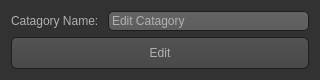
<?xml version="1.0" encoding="UTF-8"?>
<ui version="4.0">
 <class>UpdateFoodCatagory</class>
 <widget class="QWidget" name="UpdateFoodCatagory">
  <property name="geometry">
   <rect>
    <x>0</x>
    <y>0</y>
    <width>320</width>
    <height>80</height>
   </rect>
  </property>
  <property name="windowTitle">
   <string>Form</string>
  </property>
  <property name="styleSheet">
   <string notr="true">QToolTip
{
     border: 1px solid black;
     background-color: #ffa02f;
     padding: 1px;
     border-radius: 3px;
     opacity: 100;
}

QWidget
{
    color: #b1b1b1;
    background-color: #323232;
}

QWidget:item:hover
{
    background-color: QLinearGradient( x1: 0, y1: 0, x2: 0, y2: 1, stop: 0 #ffa02f, stop: 1 #ca0619);
    color: #000000;
}

QWidget:item:selected
{
    background-color: QLinearGradient( x1: 0, y1: 0, x2: 0, y2: 1, stop: 0 #ffa02f, stop: 1 #d7801a);
}

QMenuBar::item
{
    background: transparent;
}

QMenuBar::item:selected
{
    background: transparent;
    border: 1px solid #ffaa00;
}

QMenuBar::item:pressed
{
    background: #444;
    border: 1px solid #000;
    background-color: QLinearGradient(
        x1:0, y1:0,
        x2:0, y2:1,
        stop:1 #212121,
        stop:0.4 #343434/*,
        stop:0.2 #343434,
        stop:0.1 #ffaa00*/
    );
    margin-bottom:-1px;
    padding-bottom:1px;
}

QMenu
{
    border: 1px solid #000;
}

QMenu::item
{
    padding: 2px 20px 2px 20px;
}

QMenu::item:selected
{
    color: #000000;
}

QWidget:disabled
{
    color: #404040;
    background-color: #323232;
}

QAbstractItemView
{
    background-color: QLinearGradient( x1: 0, y1: 0, x2: 0, y2: 1, stop: 0 #4d4d4d, stop: 0.1 #646464, stop: 1 #5d5d5d);
}

QWidget:focus
{
    /*border: 2px solid QLinearGradient( x1: 0, y1: 0, x2: 0, y2: 1, stop: 0 #ffa02f, stop: 1 #d7801a);*/
}

QLineEdit
{
    background-color: QLinearGradient( x1: 0, y1: 0, x2: 0, y2: 1, stop: 0 #4d4d4d, stop: 0 #646464, stop: 1 #5d5d5d);
    padding: 1px;
    border-style: solid;
    border: 1px solid #1e1e1e;
    border-radius: 5;
}

QPushButton
{
    color: #b1b1b1;
    background-color: QLinearGradient( x1: 0, y1: 0, x2: 0, y2: 1, stop: 0 #565656, stop: 0.1 #525252, stop: 0.5 #4e4e4e, stop: 0.9 #4a4a4a, stop: 1 #464646);
    border-width: 1px;
    border-color: #1e1e1e;
    border-style: solid;
    border-radius: 6;
    padding: 3px;
    font-size: 12px;
    padding-left: 5px;
    padding-right: 5px;
}

QPushButton:pressed
{
    background-color: QLinearGradient( x1: 0, y1: 0, x2: 0, y2: 1, stop: 0 #2d2d2d, stop: 0.1 #2b2b2b, stop: 0.5 #292929, stop: 0.9 #282828, stop: 1 #252525);
}

QComboBox
{
    selection-background-color: #ffaa00;
    background-color: QLinearGradient( x1: 0, y1: 0, x2: 0, y2: 1, stop: 0 #565656, stop: 0.1 #525252, stop: 0.5 #4e4e4e, stop: 0.9 #4a4a4a, stop: 1 #464646);
    border-style: solid;
    border: 1px solid #1e1e1e;
    border-radius: 5;
}

QComboBox:hover,QPushButton:hover
{
    border: 2px solid QLinearGradient( x1: 0, y1: 0, x2: 0, y2: 1, stop: 0 #ffa02f, stop: 1 #d7801a);
}


QComboBox:on
{
    padding-top: 3px;
    padding-left: 4px;
    background-color: QLinearGradient( x1: 0, y1: 0, x2: 0, y2: 1, stop: 0 #2d2d2d, stop: 0.1 #2b2b2b, stop: 0.5 #292929, stop: 0.9 #282828, stop: 1 #252525);
    selection-background-color: #ffaa00;
}

QComboBox QAbstractItemView
{
    border: 2px solid darkgray;
    selection-background-color: QLinearGradient( x1: 0, y1: 0, x2: 0, y2: 1, stop: 0 #ffa02f, stop: 1 #d7801a);
}

QComboBox::drop-down
{
     subcontrol-origin: padding;
     subcontrol-position: top right;
     width: 15px;

     border-left-width: 0px;
     border-left-color: darkgray;
     border-left-style: solid; /* just a single line */
     border-top-right-radius: 3px; /* same radius as the QComboBox */
     border-bottom-right-radius: 3px;
 }

QComboBox::down-arrow
{
     image: url(:/down_arrow.png);
}

QGroupBox:focus
{
border: 2px solid QLinearGradient( x1: 0, y1: 0, x2: 0, y2: 1, stop: 0 #ffa02f, stop: 1 #d7801a);
}

QTextEdit:focus
{
    border: 2px solid QLinearGradient( x1: 0, y1: 0, x2: 0, y2: 1, stop: 0 #ffa02f, stop: 1 #d7801a);
}

QScrollBar:horizontal {
     border: 1px solid #222222;
     background: QLinearGradient( x1: 0, y1: 0, x2: 0, y2: 1, stop: 0.0 #121212, stop: 0.2 #282828, stop: 1 #484848);
     height: 7px;
     margin: 0px 16px 0 16px;
}

QScrollBar::handle:horizontal
{
      background: QLinearGradient( x1: 0, y1: 0, x2: 1, y2: 0, stop: 0 #ffa02f, stop: 0.5 #d7801a, stop: 1 #ffa02f);
      min-height: 20px;
      border-radius: 2px;
}

QScrollBar::add-line:horizontal {
      border: 1px solid #1b1b19;
      border-radius: 2px;
      background: QLinearGradient( x1: 0, y1: 0, x2: 1, y2: 0, stop: 0 #ffa02f, stop: 1 #d7801a);
      width: 14px;
      subcontrol-position: right;
      subcontrol-origin: margin;
}

QScrollBar::sub-line:horizontal {
      border: 1px solid #1b1b19;
      border-radius: 2px;
      background: QLinearGradient( x1: 0, y1: 0, x2: 1, y2: 0, stop: 0 #ffa02f, stop: 1 #d7801a);
      width: 14px;
     subcontrol-position: left;
     subcontrol-origin: margin;
}

QScrollBar::right-arrow:horizontal, QScrollBar::left-arrow:horizontal
{
      border: 1px solid black;
      width: 1px;
      height: 1px;
      background: white;
}

QScrollBar::add-page:horizontal, QScrollBar::sub-page:horizontal
{
      background: none;
}

QScrollBar:vertical
{
      background: QLinearGradient( x1: 0, y1: 0, x2: 1, y2: 0, stop: 0.0 #121212, stop: 0.2 #282828, stop: 1 #484848);
      width: 7px;
      margin: 16px 0 16px 0;
      border: 1px solid #222222;
}

QScrollBar::handle:vertical
{
      background: QLinearGradient( x1: 0, y1: 0, x2: 0, y2: 1, stop: 0 #ffa02f, stop: 0.5 #d7801a, stop: 1 #ffa02f);
      min-height: 20px;
      border-radius: 2px;
}

QScrollBar::add-line:vertical
{
      border: 1px solid #1b1b19;
      border-radius: 2px;
      background: QLinearGradient( x1: 0, y1: 0, x2: 0, y2: 1, stop: 0 #ffa02f, stop: 1 #d7801a);
      height: 14px;
      subcontrol-position: bottom;
      subcontrol-origin: margin;
}

QScrollBar::sub-line:vertical
{
      border: 1px solid #1b1b19;
      border-radius: 2px;
      background: QLinearGradient( x1: 0, y1: 0, x2: 0, y2: 1, stop: 0 #d7801a, stop: 1 #ffa02f);
      height: 14px;
      subcontrol-position: top;
      subcontrol-origin: margin;
}

QScrollBar::up-arrow:vertical, QScrollBar::down-arrow:vertical
{
      border: 1px solid black;
      width: 1px;
      height: 1px;
      background: white;
}


QScrollBar::add-page:vertical, QScrollBar::sub-page:vertical
{
      background: none;
}

QTextEdit
{
    background-color: #242424;
}

QPlainTextEdit
{
    background-color: #242424;
}

QHeaderView::section
{
    background-color: QLinearGradient(x1:0, y1:0, x2:0, y2:1, stop:0 #616161, stop: 0.5 #505050, stop: 0.6 #434343, stop:1 #656565);
    color: white;
    padding-left: 4px;
    border: 1px solid #6c6c6c;
}

QCheckBox:disabled
{
color: #414141;
}

QDockWidget::title
{
    text-align: center;
    spacing: 3px; /* spacing between items in the tool bar */
    background-color: QLinearGradient(x1:0, y1:0, x2:0, y2:1, stop:0 #323232, stop: 0.5 #242424, stop:1 #323232);
}

QDockWidget::close-button, QDockWidget::float-button
{
    text-align: center;
    spacing: 1px; /* spacing between items in the tool bar */
    background-color: QLinearGradient(x1:0, y1:0, x2:0, y2:1, stop:0 #323232, stop: 0.5 #242424, stop:1 #323232);
}

QDockWidget::close-button:hover, QDockWidget::float-button:hover
{
    background: #242424;
}

QDockWidget::close-button:pressed, QDockWidget::float-button:pressed
{
    padding: 1px -1px -1px 1px;
}

QMainWindow::separator
{
    background-color: QLinearGradient(x1:0, y1:0, x2:0, y2:1, stop:0 #161616, stop: 0.5 #151515, stop: 0.6 #212121, stop:1 #343434);
    color: white;
    padding-left: 4px;
    border: 1px solid #4c4c4c;
    spacing: 3px; /* spacing between items in the tool bar */
}

QMainWindow::separator:hover
{

    background-color: QLinearGradient(x1:0, y1:0, x2:0, y2:1, stop:0 #d7801a, stop:0.5 #b56c17 stop:1 #ffa02f);
    color: white;
    padding-left: 4px;
    border: 1px solid #6c6c6c;
    spacing: 3px; /* spacing between items in the tool bar */
}

QToolBar::handle
{
     spacing: 3px; /* spacing between items in the tool bar */
     background: url(:/images/handle.png);
}

QMenu::separator
{
    height: 2px;
    background-color: QLinearGradient(x1:0, y1:0, x2:0, y2:1, stop:0 #161616, stop: 0.5 #151515, stop: 0.6 #212121, stop:1 #343434);
    color: white;
    padding-left: 4px;
    margin-left: 10px;
    margin-right: 5px;
}

QProgressBar
{
    border: 2px solid grey;
    border-radius: 5px;
    text-align: center;
}

QProgressBar::chunk
{
    background-color: #d7801a;
    width: 2.15px;
    margin: 0.5px;
}

QTabBar::tab {
    color: #b1b1b1;
    border: 1px solid #444;
    border-bottom-style: none;
    background-color: #323232;
    padding-left: 10px;
    padding-right: 10px;
    padding-top: 3px;
    padding-bottom: 2px;
    margin-right: -1px;
}

QTabWidget::pane {
    border: 1px solid #444;
    top: 1px;
}

QTabBar::tab:last
{
    margin-right: 0; /* the last selected tab has nothing to overlap with on the right */
    border-top-right-radius: 3px;
}

QTabBar::tab:first:!selected
{
 margin-left: 0px; /* the last selected tab has nothing to overlap with on the right */


    border-top-left-radius: 3px;
}

QTabBar::tab:!selected
{
    color: #b1b1b1;
    border-bottom-style: solid;
    margin-top: 3px;
    background-color: QLinearGradient(x1:0, y1:0, x2:0, y2:1, stop:1 #212121, stop:.4 #343434);
}

QTabBar::tab:selected
{
    border-top-left-radius: 3px;
    border-top-right-radius: 3px;
    margin-bottom: 0px;
}

QTabBar::tab:!selected:hover
{
    /*border-top: 2px solid #ffaa00;
    padding-bottom: 3px;*/
    border-top-left-radius: 3px;
    border-top-right-radius: 3px;
    background-color: QLinearGradient(x1:0, y1:0, x2:0, y2:1, stop:1 #212121, stop:0.4 #343434, stop:0.2 #343434, stop:0.1 #ffaa00);
}

QRadioButton::indicator:checked, QRadioButton::indicator:unchecked{
    color: #b1b1b1;
    background-color: #323232;
    border: 1px solid #b1b1b1;
    border-radius: 6px;
}

QRadioButton::indicator:checked
{
    background-color: qradialgradient(
        cx: 0.5, cy: 0.5,
        fx: 0.5, fy: 0.5,
        radius: 1.0,
        stop: 0.25 #ffaa00,
        stop: 0.3 #323232
    );
}

QCheckBox::indicator{
    color: #b1b1b1;
    background-color: #323232;
    border: 1px solid #b1b1b1;
    width: 9px;
    height: 9px;
}

QRadioButton::indicator
{
    border-radius: 6px;
}

QRadioButton::indicator:hover, QCheckBox::indicator:hover
{
    border: 1px solid #ffaa00;
}

QCheckBox::indicator:checked
{
    image:url(:/images/checkbox.png);
}

QCheckBox::indicator:disabled, QRadioButton::indicator:disabled
{
    border: 1px solid #444;
}</string>
  </property>
  <layout class="QGridLayout" name="gridLayout">
   <item row="0" column="0">
    <layout class="QHBoxLayout" name="horizontalLayout_2">
     <item>
      <widget class="QLabel" name="label_2">
       <property name="text">
        <string>Catagory Name: </string>
       </property>
      </widget>
     </item>
     <item>
      <widget class="QLineEdit" name="led_catagoryName">
       <property name="text">
        <string>Edit Catagory</string>
       </property>
      </widget>
     </item>
    </layout>
   </item>
   <item row="1" column="0">
    <widget class="QPushButton" name="btn_EditCatagory">
     <property name="sizePolicy">
      <sizepolicy hsizetype="Preferred" vsizetype="Preferred">
       <horstretch>0</horstretch>
       <verstretch>0</verstretch>
      </sizepolicy>
     </property>
     <property name="text">
      <string>Edit</string>
     </property>
    </widget>
   </item>
  </layout>
 </widget>
 <resources/>
 <connections/>
</ui>
